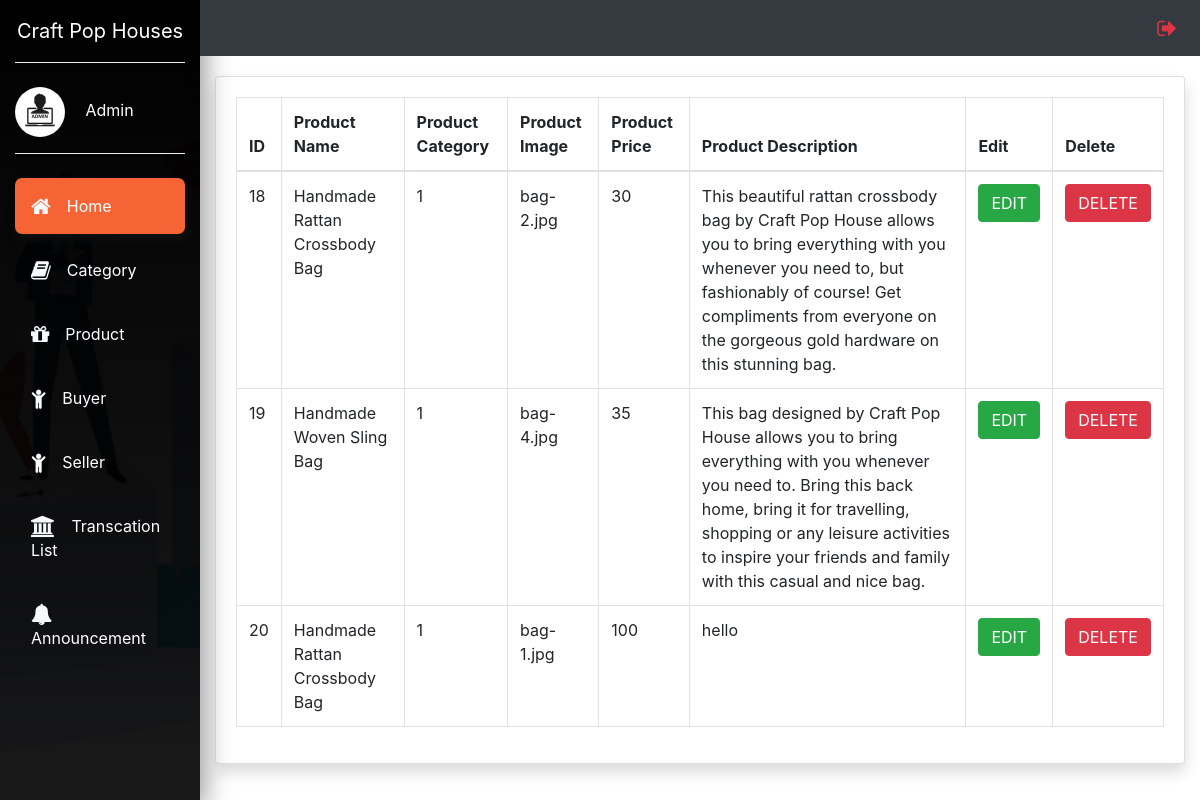
The app's page /admin/Aproduct.php, older data.
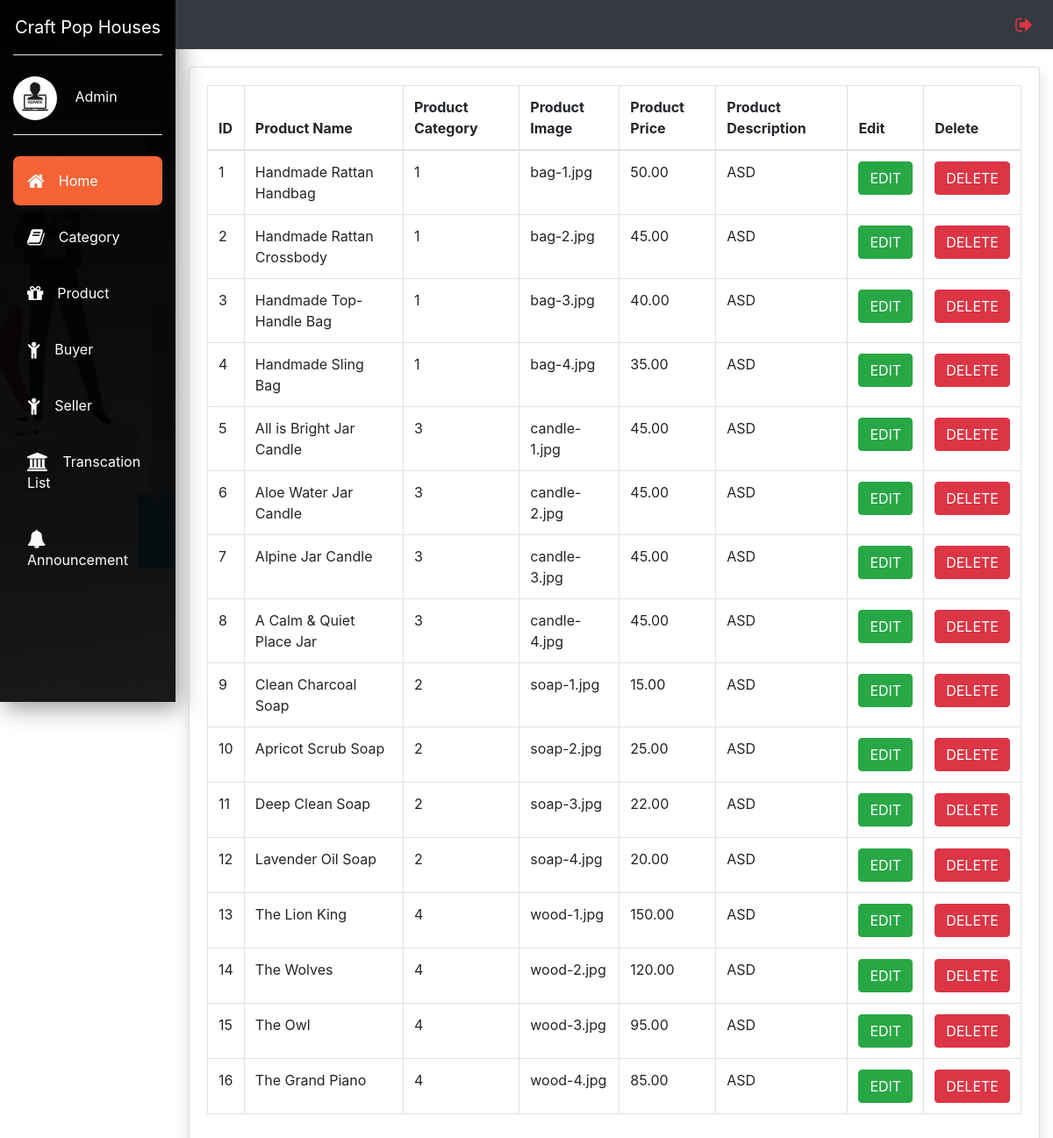
The same page, newer data.
### tables this page shows
CREATE TABLE `products` (
  `product_id` int(11) NOT NULL,
  `product_category_id` int(11) NOT NULL,
  `product_title` text NOT NULL,
  `product_img` text NOT NULL,
  `product_price` text NOT NULL,
  `product_quantity` int(100) NOT NULL,
  `product_description` text NOT NULL
);

### admin/Aproduct.php (the view, shortened to what this page needs)
<?php include('AdminInterface.php') ?>
<div class="container-fluid">
	<div class="row">
		<div class="col-md-2"></div>
			<div class="col-md-10 bg">
				<div class="card shadow mb-4 ">
					<div class="card-body">
						<div class="table-responsive">
						<?php
							$connection = mysqli_connect('localhost','root','','cph');
							$query="SELECT * FROM products";
							$query_run=mysqli_query($connection,$query);
						?>
							<table class="table table-bordered">
							  <thead>
								<tr>
									<th>ID</th>
									<th>Product Name</th>
									<th>Product Category</th>
									<th>Product Image</th>
									<th>Product Price</th>
									<th>Product Description</th>
									<th>Edit</th>
									<th>Delete</th>
								</tr>
							  </thead>
							  <tbody>
							  <?php
							  if(mysqli_num_rows($query_run)>0)
							  {
								  while($row = mysqli_fetch_assoc($query_run))
								  {
									?>
								<tr>
									<td><?php echo $row['product_id']; ?></td>
									<td><?php echo $row['product_title']; ?></td>
									<td><?php echo $row['product_category_id']; ?></td>
									<td><?php echo $row['product_img']; ?></td>
									<td><?php echo $row['product_price']; ?></td>
									<td><?php echo $row['product_description']; ?></td>
									<td>
										<form action="Aedit.php" method="post">
											<button type="submit" name="edit_btn" class="btn btn-success">EDIT</button>
										</form>
									</td>
									<td>
										<form action="AProductCode.php" method="post">
											<button type="submit" name="delete_btn" class="btn btn-danger">DELETE</button>
										</form>
									</td>
								</tr>
								<?php
								  }
							  }
							  else
							  {
								  echo "No record found";
							  }
							  ?>
							  </tbody>
							</table>
							</div>
						</div>
					</div>
			</div>

Row changes from the older to the newer data that the page shows:
removed products: product_id "18", product_title "Handmade Rattan Crossbody Bag", product_category "1", product_img "bag-2.jpg", product_price "30", product_description "This beautiful rattan crossbody bag by Craft Pop House allows you to bring everything with you whenever you need to, but fashionably of course! Get compliments from everyone on the gorgeous gold hardware on this stunning bag."
removed products: product_id "19", product_title "Handmade Woven Sling Bag", product_category "1", product_img "bag-4.jpg", product_price "35", product_description "This bag designed by Craft Pop House allows you to bring everything with you whenever you need to. Bring this back home, bring it for travelling, shopping or any leisure activities to inspire your friends and family with this casual and nice bag."
removed products: product_id "20", product_title "Handmade Rattan Crossbody Bag", product_category "1", product_img "bag-1.jpg", product_price "100", product_description "hello"
added products: product_id "1", product_title "Handmade Rattan Handbag", product_category "1", product_img "bag-1.jpg", product_price "50.00", product_description "ASD"
added products: product_id "2", product_title "Handmade Rattan Crossbody", product_category "1", product_img "bag-2.jpg", product_price "45.00", product_description "ASD"
added products: product_id "3", product_title "Handmade Top-Handle Bag", product_category "1", product_img "bag-3.jpg", product_price "40.00", product_description "ASD"
added products: product_id "4", product_title "Handmade Sling Bag", product_category "1", product_img "bag-4.jpg", product_price "35.00", product_description "ASD"
added products: product_id "5", product_title "All is Bright Jar Candle", product_category "3", product_img "candle-1.jpg", product_price "45.00", product_description "ASD"
added products: product_id "6", product_title "Aloe Water Jar Candle", product_category "3", product_img "candle-2.jpg", product_price "45.00", product_description "ASD"
added products: product_id "7", product_title "Alpine Jar Candle", product_category "3", product_img "candle-3.jpg", product_price "45.00", product_description "ASD"
added products: product_id "8", product_title "A Calm & Quiet Place Jar", product_category "3", product_img "candle-4.jpg", product_price "45.00", product_description "ASD"
added products: product_id "9", product_title "Clean Charcoal Soap", product_category "2", product_img "soap-1.jpg", product_price "15.00", product_description "ASD"
added products: product_id "10", product_title "Apricot Scrub Soap", product_category "2", product_img "soap-2.jpg", product_price "25.00", product_description "ASD"
added products: product_id "11", product_title "Deep Clean Soap", product_category "2", product_img "soap-3.jpg", product_price "22.00", product_description "ASD"
added products: product_id "12", product_title "Lavender Oil Soap", product_category "2", product_img "soap-4.jpg", product_price "20.00", product_description "ASD"
added products: product_id "13", product_title "The Lion King", product_category "4", product_img "wood-1.jpg", product_price "150.00", product_description "ASD"
added products: product_id "14", product_title "The Wolves", product_category "4", product_img "wood-2.jpg", product_price "120.00", product_description "ASD"
added products: product_id "15", product_title "The Owl", product_category "4", product_img "wood-3.jpg", product_price "95.00", product_description "ASD"
added products: product_id "16", product_title "The Grand Piano", product_category "4", product_img "wood-4.jpg", product_price "85.00", product_description "ASD"
